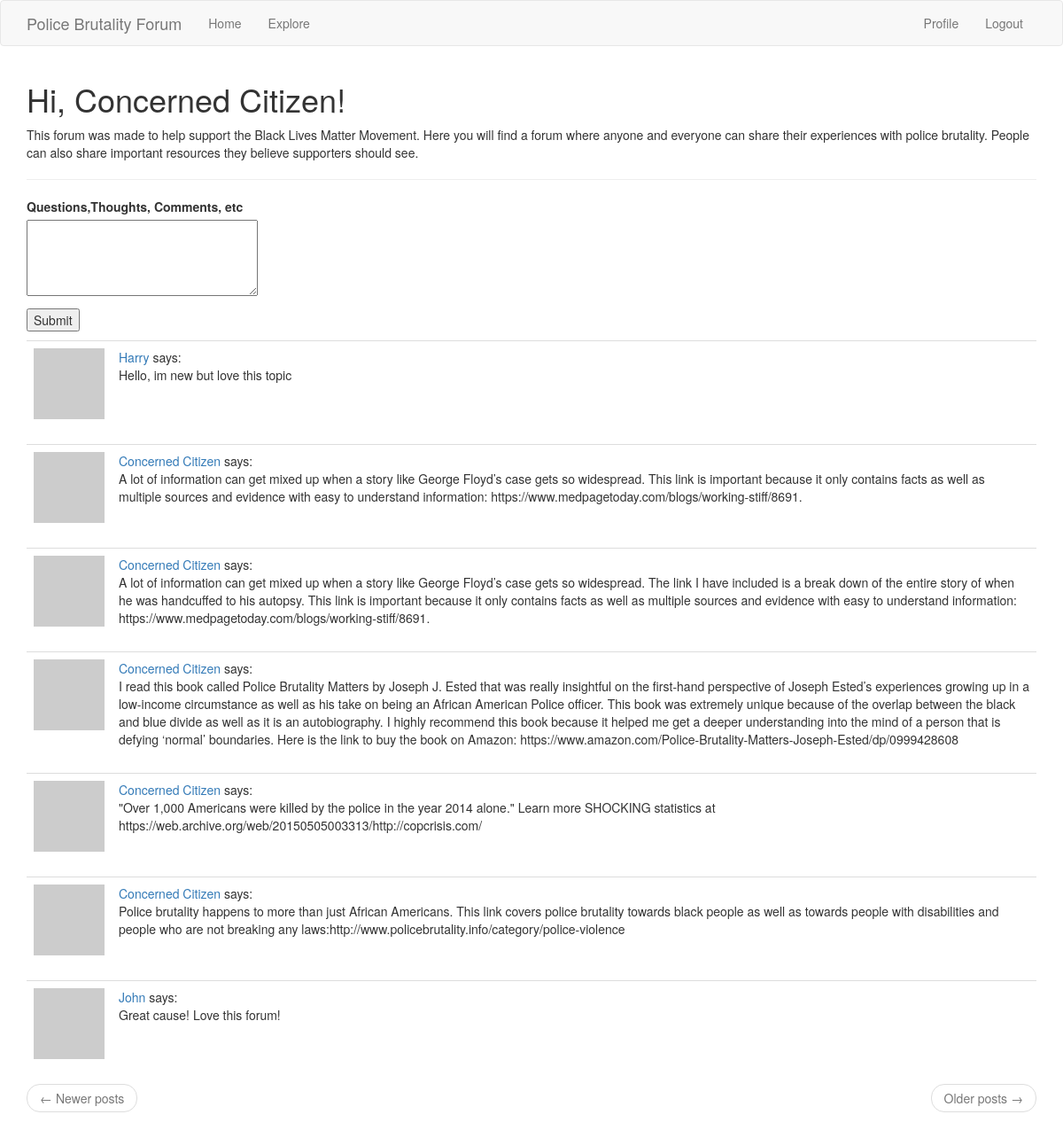
/forum (signed in), run on an earlier commit of the app's database.
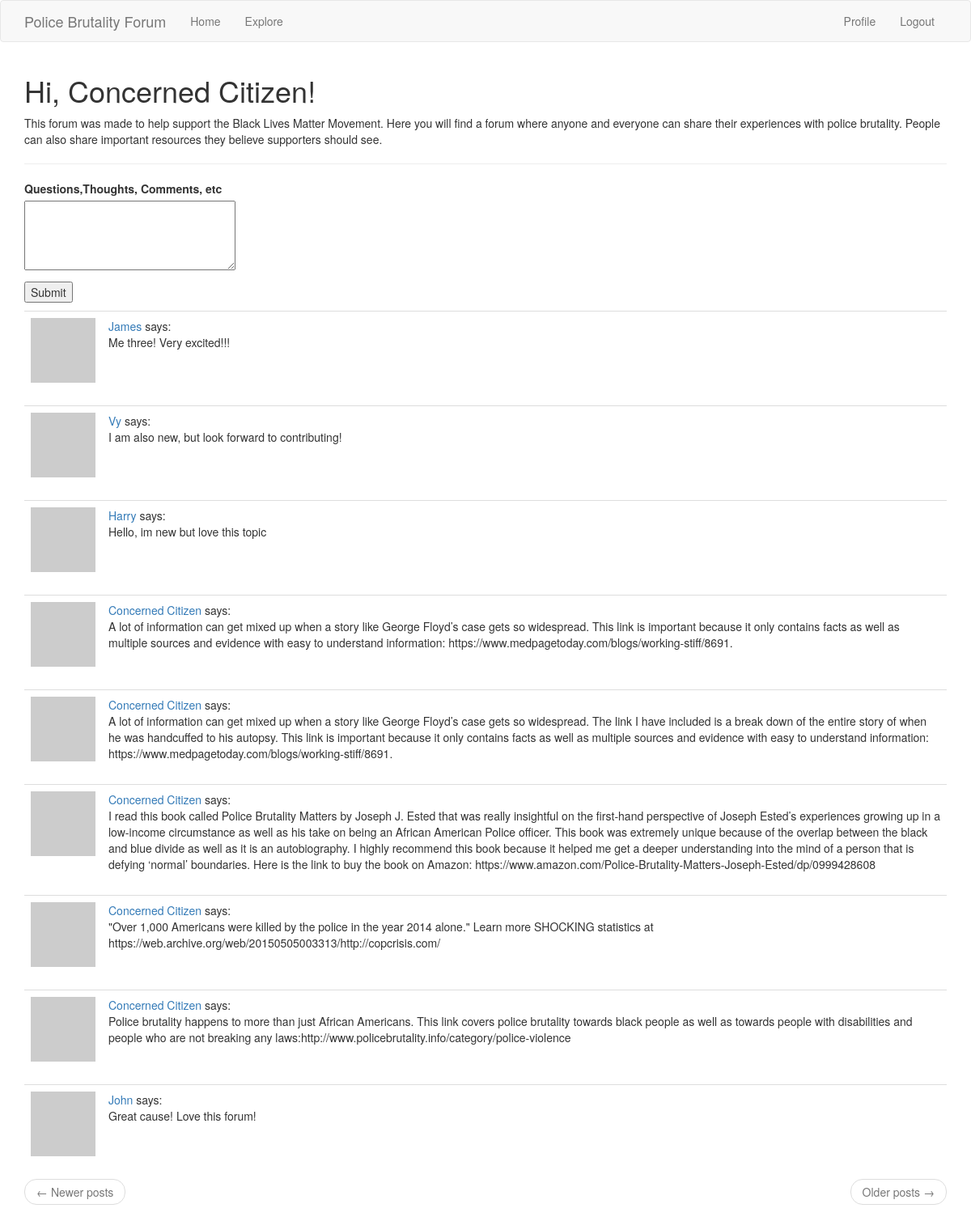
And on a later commit of the database.
### app/models.py (models this page shows, shortened)
class User(UserMixin, db.Model):
    id = db.Column(db.Integer, primary_key=True)
    username = db.Column(db.String(64), index=True, unique=True)
    email = db.Column(db.String(120), index=True, unique=True)
    password_hash = db.Column(db.String(128))
    posts = db.relationship('Post', backref='author', lazy='dynamic')
    about_me = db.Column(db.String(140))
    last_seen = db.Column(db.DateTime, default=datetime.utcnow)
    def avatar(self, size):
        digest = md5(self.email.lower().encode('utf-8')).hexdigest()
        return 'https://www.gravatar.com/avatar/{}?d=identicon&s={}'.format(digest, size)
    followed = db.relationship(
        'User', secondary=followers,
        primaryjoin=(followers.c.follower_id == id),
        secondaryjoin=(followers.c.followed_id == id),
        backref=db.backref('followers', lazy='dynamic'), lazy='dynamic')

class Post(db.Model):
    id = db.Column(db.Integer, primary_key=True)
    body = db.Column(db.String(5000))
    timestamp = db.Column(db.DateTime, index=True, default=datetime.utcnow)
    user_id = db.Column(db.Integer, db.ForeignKey('user.id'))

### app/routes.py (the view)
@app.route('/forum',methods=['GET','POST'])
@login_required
def forum():
    form=PostForm()
    if form.validate_on_submit():
        post=Post(body=form.post.data,author=current_user)
        db.session.add(post)
        db.session.commit()
        flash('Your post is now live!')
        return redirect(url_for('forum'))
    page = request.args.get('page',1,type=int)
    posts = Post.query.order_by(Post.timestamp.desc()).paginate(page,app.config['POSTS_PER_PAGE'],False)
    next_url = url_for('forum', page=posts.next_num) \
        if posts.has_next else None
    prev_url = url_for('forum', page=posts.prev_num) \
        if posts.has_prev else None
    return render_template('forum.html', title='Explore',form=form,posts=posts.items,next_url=next_url,prev_url=prev_url,numb=0)

### app/forms.py
class PostForm(FlaskForm):
    post = TextAreaField('Questions,Thoughts, Comments, etc',validators=[DataRequired(),Length(min=1,max=140)])
    submit=SubmitField('Submit')

### app/models.py (called while the page is built)
@login.user_loader
def load_user(id):
    return User.query.get(int(id))

### app/routes.py (called while the page is built)
@app.before_request
def before_request():
    if current_user.is_authenticated:
        current_user.last_seen = datetime.utcnow()
        db.session.commit()

### app/templates/forum.html (shortened to what this page needs)
{% extends "base.html" %}
{% import 'bootstrap/wtf.html' as wtf %}
{% block app_content %}
    {%if current_user.is_anonymous%}
    <h1>Welcome to the Police Brutality Forum!</h1>
    {%else%}
    <h1>Hi, {{ current_user.username }}!</h1>
    {%endif%}
    <p>This forum was made to help support the Black Lives Matter Movement. Here you will find a forum where anyone and everyone can share their experiences with police brutality. People can also share important resources they believe supporters should see.</p>
    <hr>
    <form action = "" method="post">
        <p>
            {{form.post.label}}<br>
            {{form.post(cols=32,rows=4)}}<br>
        </p>
        <p>{{form.submit()}}</p>
    </form>
    {% for post in posts %}
        {%include '_post.html'%}
    {% endfor %}
    <nav aria-label="...">
        <ul class="pager">
            <li class="previous{% if not prev_url %} disabled{% endif %}">
                <a href="{{ prev_url or '#' }}">
                    <span aria-hidden="true">&larr;</span> Newer posts
                </a>
            </li>
            <li class="next{% if not next_url %} disabled{% endif %}">
                <a href="{{ next_url or '#' }}">
                    Older posts <span aria-hidden="true">&rarr;</span>
                </a>
            </li>
        </ul>
    </nav>
{% endblock %}

### app/templates/base.html (shortened to what this page needs)
{%extends 'bootstrap/base.html'%}
{%block navbar%}
    <nav class="navbar navbar-default">
        <div class="container">
            <div class="navbar-header">
                <a class="navbar-brand" href="{{ url_for('index') }}">Police Brutality Forum</a>
            </div>
            <div class="collapse navbar-collapse" id="bs-example-navbar-collapse-1">
                <ul class="nav navbar-nav">
                    <li><a href="{{ url_for('index') }}">Home</a></li>
                    <li><a href="{{ url_for('forum') }}">Explore</a></li>
                </ul>
                <ul class="nav navbar-nav navbar-right">
                    {% if current_user.is_anonymous %}
                    <li><a href="{{ url_for('login') }}">Login</a></li>
                    {% else %}
                    <li><a href="{{ url_for('user', username=current_user.username) }}">Profile</a></li>
                    <li><a href="{{ url_for('logout') }}">Logout</a></li>
                    {% endif %}
                </ul>
            </div>
        </div>
    </nav>
{%endblock%}
{%block content%}
    <div class="container">
        {%block app_content%}{%endblock%}
    </div>
{%endblock%}

### app/templates/_post.html
<table class="table table-hover">
    <tr>
        <td width="70px">
            <a href="{{ url_for('user', username=post.author.username) }}"><img src="{{ post.author.avatar(70) }}" /></a>
        </td>
        <td>
            <a href="{{ url_for('user', username=post.author.username) }}">{{ post.author.username }}</a>
            says:<br>
            {{ post.body }}
        </td>
    </tr>
</table>

What changed in the data, as far as the page shows it:
added Post: author.username "James", body "Me three! Very excited!!!"
added Post: author.username "Vy", body "I am also new, but look forward to contributing!"
